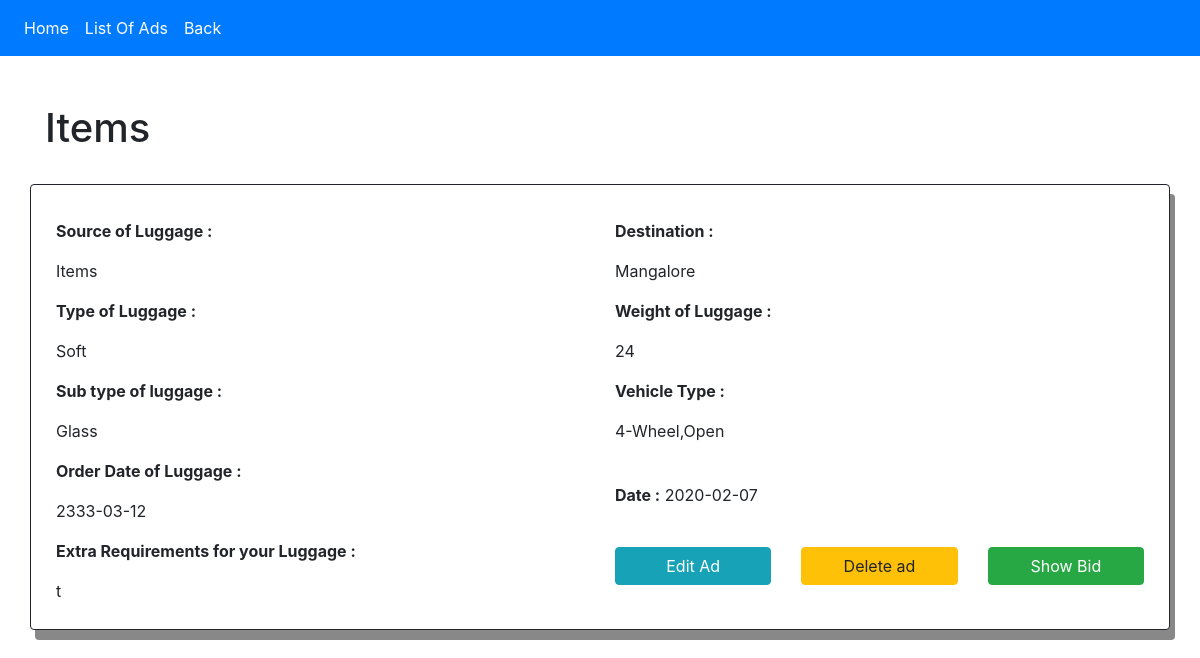
The page /Ad_view.php?id=18 (signed in) on the database its author committed.
### tables this page shows
CREATE TABLE `ad` (
  `AD_id` int(10) NOT NULL,
  `S_id` int(10) NOT NULL,
  `Source_ad` varchar(50) NOT NULL,
  `destination` varchar(200) NOT NULL,
  `luggage` varchar(50) NOT NULL,
  `type_luggage` varchar(50) NOT NULL,
  `weight` decimal(20,0) NOT NULL,
  `price` int(10) NOT NULL,
  `status` tinyint(1) NOT NULL DEFAULT 0,
  `order_date` date NOT NULL,
  `vehicle_type` varchar(200) NOT NULL,
  `add_requirement` varchar(200) NOT NULL,
  `ad_date` date NOT NULL
);

### Ad_view.php (the view, shortened to what this page needs)
<html lang="en" dir="ltr">
<?php
require('Session.php');
?>
<head>
  <link rel="stylesheet" href="https://stackpath.bootstrapcdn.com/bootstrap/4.3.1/css/bootstrap.min.css">
  <link rel="stylesheet" href="https://stackpath.bootstrapcdn.com/bootstrap/4.3.1/css/bootstrap.min.css">
</head>
<body>
  <nav class="navbar navbar-expand-sm bg-primary sticky-top">
    <ul class="navbar-nav">
      <li class="nav-item active">
        <a class="nav-link text-white" href="index.php">Home</a>
      </li>
      <li class="nav-item active">
        <a class="nav-link text-white" href='ad_list.php?id=<?php echo $_SESSION['user_id']; ?>'>List Of Ads</a>
      </li>
      <li class="nav-item active">
        <a class="nav-link text-white" href="index.php">Back</a>
      </li>
    </ul>
  </nav><br><br>
  <?php
  $paramId = htmlspecialchars($_GET["id"]);
  $query = "SELECT * FROM `ad` WHERE status='1'AND  AD_id ='$paramId'";
  $sql = mysqli_query($con, $query) or die(mysqli_error($con));
  $res = mysqli_num_rows($sql);
  if ($res > 0) {
    while ($re = mysqli_fetch_array($sql)) {
  ?>
      <div class="container">
        <h1><?php print $re[2] ?></h1><br>
      </div>
      <form action="Edit_ad.php" method="post">
        <div class="container card box">
          <div class="row well well-lg">
            <div class="container"><br>
            </div>
          </div>
          <div class="container-fluid">
            <div class="row">
              <div class="col-sm-6">
                <p><b>Source of Luggage : </b></p>
                <p> <?php print $re[2]; ?></p>
                <p><b>Type of Luggage :</b> </p>
                <p><?php print $re[4]; ?> </p>
                <p><b>Sub type of luggage : </b></p>
                <p> <?php print $re[5]; ?> </p>
                <p><b>Order Date of Luggage : </b></p>
                <p> <?php print $re[9]; ?> </p>
                <p><b>Extra Requirements for your Luggage : </b></p>
                <p> <?php print $re[11]; ?> </p>
              </div>
              <div class="col-sm-6">
                <p><b>Destination : </b></p>
                <p><?php print $re[3]; ?> </p>
                <p><b>Weight of Luggage : </b></p>
                <p> <?php print $re[6]; ?> </p>
                <p><b>Vehicle Type :</b> </p>
                <p> <?php print $re[10]; ?></p><br>
                <p><b>Date :</b> <?php print $re[12]; ?></p><br>
                <div class="row">
                  <div class="col">
      </form>
      <?php if ($_SESSION['user_type'] == "Carrier") : ?>
        <br />
        <br />
        <div class="col">
          <?php if ($re[8] == 1) { ?>
            <form class="form-group" action="new_bid.php?id=<?php echo $paramId; ?>" method="post">
              <input type="hidden" name="id_Ad" value="<?php echo $re[0]; ?>">
              <button type="button" class="form-group btn btn-success btn-block" data-toggle="modal" data-target="#confirmModal">Want to Bid?</button>
            </form>
          <?php } else { ?>
              <input type="hidden" name="id_Ad" value="<?php echo $re[0]; ?>">
              <button type="button" class="form-group btn btn-info btn-block" data-toggle="modal" disabled data-target="#confirmModal">Bid Confirmed</button>
          <?php } ?>
        </div>
      <?php else : ?>
        <button class="btn btn-info btn-block" data-toggle="modal" type="submit" data-target="#myModal" href="Edit_ad.php"><span class="fa fa-plus-circle"></span> Edit Ad </button> </div>
        <div class="col">
          <input type="button" class="form-group btn btn-warning btn-block" data-toggle="modal" data-target="#myModaldel" name="Delete_ad" value="Delete ad" />
        </div>
        <div class="col">
          <form class="form-group" action="new_bid.php?id=<?php echo $paramId; ?>" method="post">
            <input type="submit" class="form-group btn btn-success btn-block" name="view_bid" value="Show Bid" />
          </form>
        </div>
      <?php endif; ?>
      </div><br>
  <?php
    }
  } else {
    echo "<h2 style='text-align:center;'>Opps! There are No ad posted by you Why not to Post a New One</h2>";
  }
  ?>
</body>
</html>

### Ad_view.php (style rules this page uses)
.box { border: 1px solid; padding: 10px; box-shadow: 5px 10px #888888; }

### rows shown on the page
ad: Source_ad "Items", luggage "Soft", type_luggage "Glass", order_date "2333-03-12", add_requirement "t", destination "Mangalore", weight "24", vehicle_type "4-Wheel,Open", ad_date "2020-02-07"
